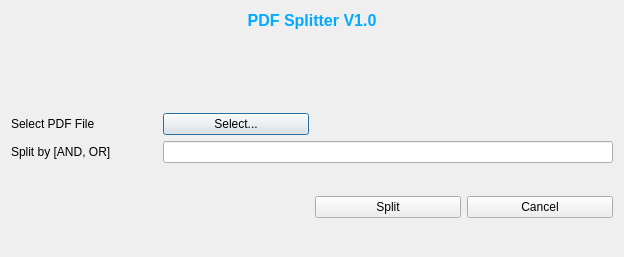
<?xml version="1.0" encoding="UTF-8"?>
<ui version="4.0">
 <class>Dialog</class>
 <widget class="QDialog" name="Dialog">
  <property name="geometry">
   <rect>
    <x>0</x>
    <y>0</y>
    <width>624</width>
    <height>257</height>
   </rect>
  </property>
  <property name="windowTitle">
   <string>Dialog</string>
  </property>
  <layout class="QGridLayout" name="gridLayout">
   <item row="4" column="1">
    <spacer name="verticalSpacer_2">
     <property name="orientation">
      <enum>Qt::Vertical</enum>
     </property>
     <property name="sizeHint" stdset="0">
      <size>
       <width>20</width>
       <height>60</height>
      </size>
     </property>
    </spacer>
   </item>
   <item row="0" column="1" colspan="2">
    <widget class="QLabel" name="label">
     <property name="styleSheet">
      <string notr="true">color:rgb(0, 170, 255);
font: 8pt &quot;Segoe Print&quot;;</string>
     </property>
     <property name="text">
      <string>&lt;html&gt;&lt;head/&gt;&lt;body&gt;&lt;p align=&quot;center&quot;&gt;&lt;span style=&quot; font-size:12pt; font-weight:600;&quot;&gt;PDF Splitter V1.0&lt;/span&gt;&lt;/p&gt;&lt;/body&gt;&lt;/html&gt;</string>
     </property>
     <property name="alignment">
      <set>Qt::AlignCenter</set>
     </property>
     <property name="textInteractionFlags">
      <set>Qt::NoTextInteraction</set>
     </property>
    </widget>
   </item>
   <item row="2" column="0">
    <widget class="QLabel" name="label_2">
     <property name="text">
      <string>Select PDF File</string>
     </property>
    </widget>
   </item>
   <item row="3" column="1" colspan="3">
    <widget class="QLineEdit" name="lineEdit"/>
   </item>
   <item row="2" column="1">
    <widget class="QPushButton" name="pushButton_3">
     <property name="text">
      <string>Select...</string>
     </property>
    </widget>
   </item>
   <item row="4" column="2">
    <widget class="QPushButton" name="pushButton_2">
     <property name="text">
      <string>Split</string>
     </property>
    </widget>
   </item>
   <item row="3" column="0">
    <widget class="QLabel" name="label_3">
     <property name="text">
      <string>Split by [AND, OR]</string>
     </property>
    </widget>
   </item>
   <item row="4" column="3">
    <widget class="QPushButton" name="pushButton">
     <property name="text">
      <string>Cancel</string>
     </property>
    </widget>
   </item>
   <item row="1" column="1" colspan="2">
    <spacer name="verticalSpacer">
     <property name="orientation">
      <enum>Qt::Vertical</enum>
     </property>
     <property name="sizeHint" stdset="0">
      <size>
       <width>20</width>
       <height>40</height>
      </size>
     </property>
    </spacer>
   </item>
  </layout>
  <action name="actionfilePick">
   <property name="text">
    <string>filePick</string>
   </property>
  </action>
 </widget>
 <resources/>
 <connections>
  <connection>
   <sender>pushButton_3</sender>
   <signal>clicked()</signal>
   <receiver>actionfilePick</receiver>
   <slot>trigger()</slot>
   <hints>
    <hint type="sourcelabel">
     <x>235</x>
     <y>132</y>
    </hint>
    <hint type="destinationlabel">
     <x>-1</x>
     <y>-1</y>
    </hint>
   </hints>
  </connection>
 </connections>
</ui>
